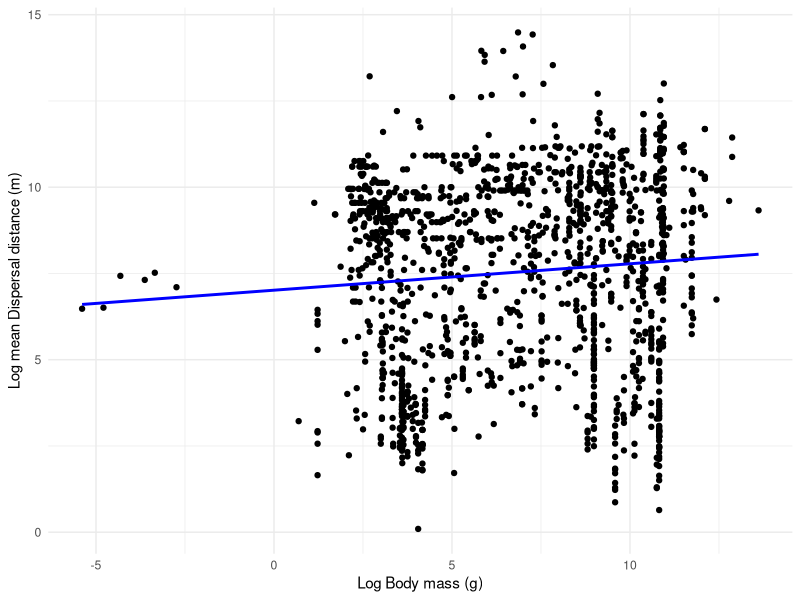
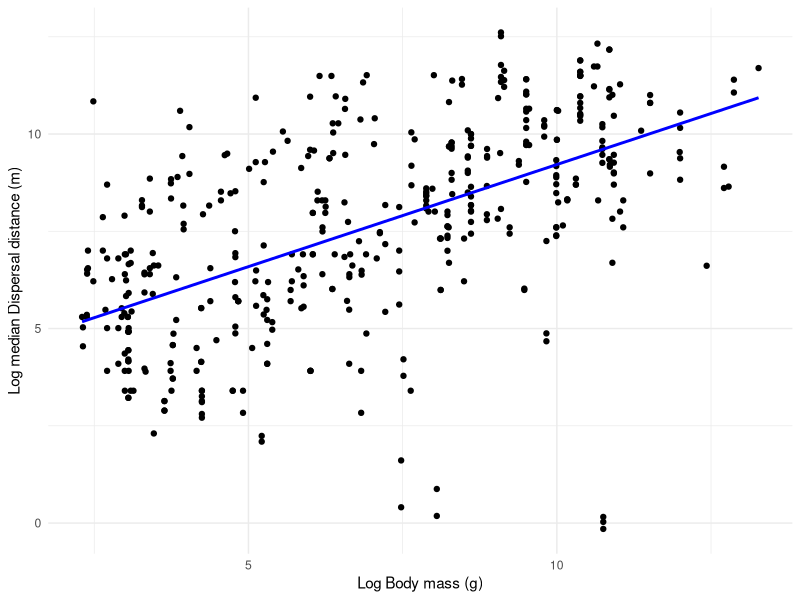
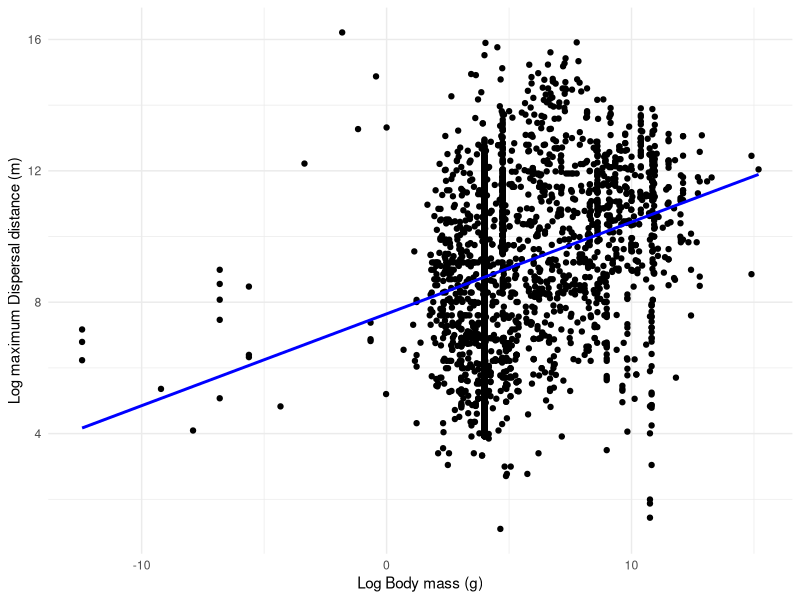
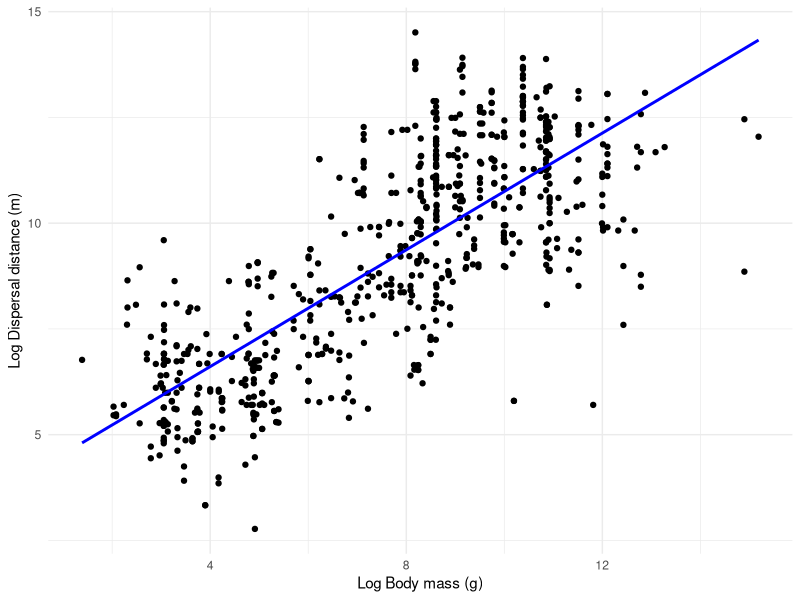
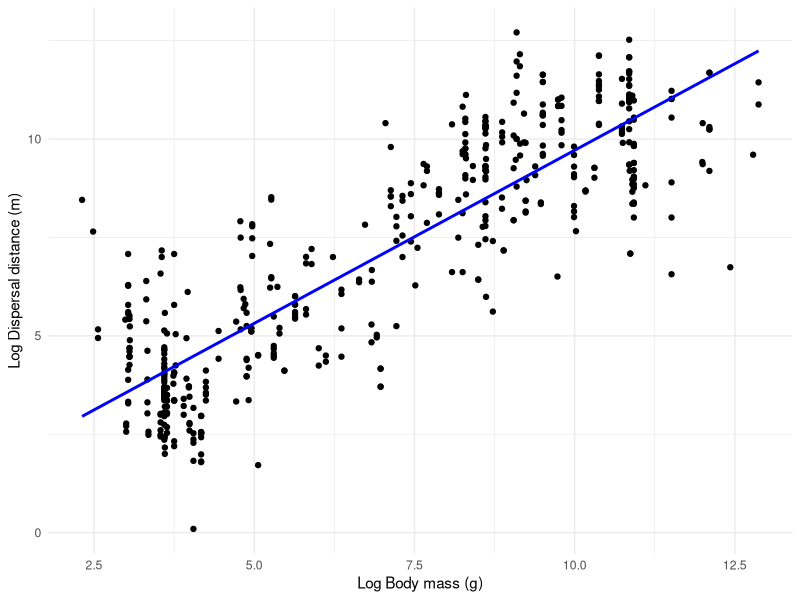
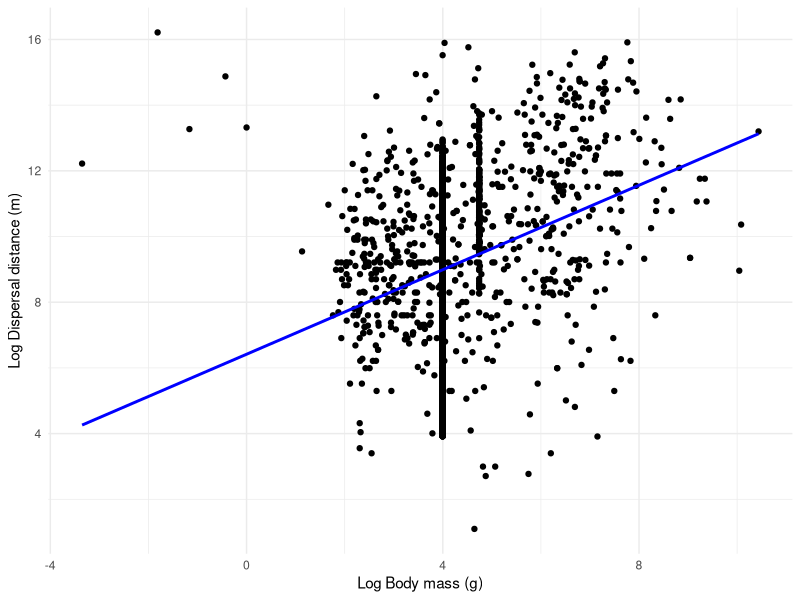
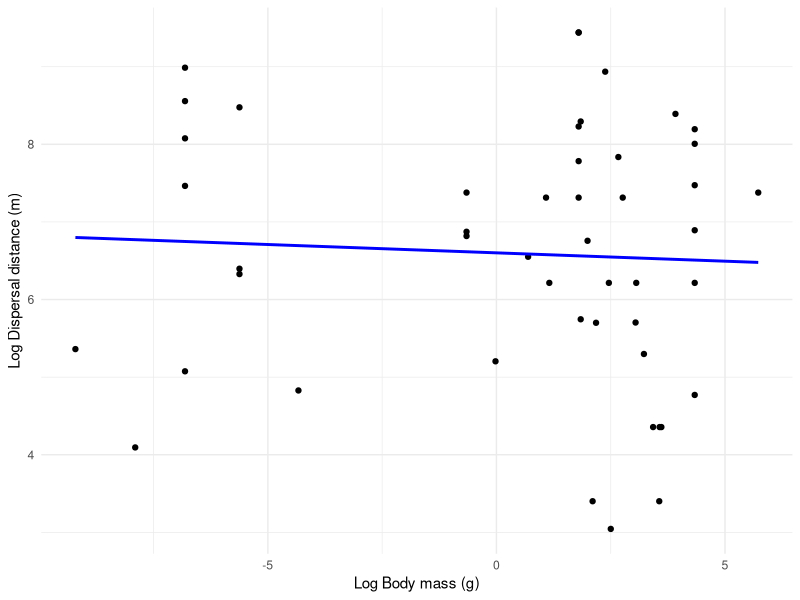
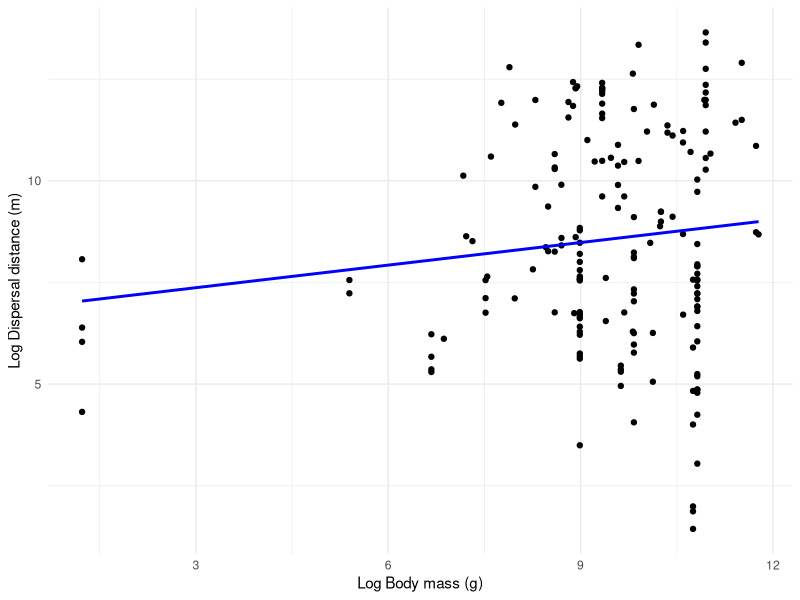

Write R code to recreate these figures, in order.
library(tidyverse)
library(dplyr)

setwd('C:/Users/xr49abiw/Documents/DispersalProject/data')

db5 <- read.csv("DispersalTransformed.csv")

#filtering for mean, median and maximum distances
meandb <- filter(db5, Statistic == "Mean")
meddb <- filter(db5, Statistic == "Median")
maxdb <- filter(db5, Statistic == "Maximum")

####Linear regression for mean####
#log transform
log_Body.mass_mean <- log(meandb$Body.mass)
log_Distance_mean <- log(meandb$Value)

#Linear regression model and extracting the slope (coefficient)
regression_mean  <- lm(log_Distance_mean ~ log_Body.mass_mean, data = meandb)
summary(regression_mean)

# Create a scatter plot 
scatter_plot_mean <- ggplot(meandb, aes(x = log_Body.mass_mean, y = log_Distance_mean)) +
  geom_point() +
  geom_smooth(method = "lm", se = FALSE, color = "blue") +
  labs(x = "Log Body mass (g)", y = "Log mean Dispersal distance (m)") +
  theme_minimal()

print(scatter_plot_mean)

####Linear regression for median####
#log transform
log_Body.mass_med <- log(meddb$Body.mass)
log_Distance_med <- log(meddb$Value)

#Linear regression model and extracting the slope (coefficient)
regression_med  <- lm(log_Distance_med ~ log_Body.mass_med, data = meddb)
summary(regression_med)

# Create a scatter plot 
scatter_plot_med <- ggplot(meddb, aes(x = log_Body.mass_med, y = log_Distance_med)) +
  geom_point() +
  geom_smooth(method = "lm", se = FALSE, color = "blue") +
  labs(x = "Log Body mass (g)", y = "Log median Dispersal distance (m)") +
  theme_minimal()

print(scatter_plot_med)

####Linear regression for maximum####
#log transform
log_Body.mass_max <- log(maxdb$Body.mass)
log_Distance_max <- log(maxdb$Value)

#Linear regression model and extracting the slope (coefficient)
regression_max  <- lm(log_Distance_max ~ log_Body.mass_max, data = maxdb)
summary(regression_max)

# Create a scatter plot 
scatter_plot_max <- ggplot(maxdb, aes(x = log_Body.mass_max, y = log_Distance_max)) +
  geom_point() +
  geom_smooth(method = "lm", se = FALSE, color = "blue") +
  labs(x = "Log Body mass (g)", y = "Log maximum Dispersal distance (m)") +
  theme_minimal()

print(scatter_plot_max)


####Linear regression for mammals####
# Filter data for mammals maximum distance (n = 734)
mammdb<- maxdb |>
  filter(Taxon == "Mammal")

# Perform log transformation
mammdb$log_Body.mass <- log(mammdb$Body.mass)
mammdb$log_Distance <- log(mammdb$Value)

# Perform linear regression
regression_mamm <- lm(log_Distance ~ log_Body.mass, data = mammdb)
summary(regression_mamm)

# Create a scatter plot
scatter_plot_mamm <- ggplot(mammdb, aes(x = log_Body.mass, y = log_Distance)) +
  geom_point() +
  geom_smooth(method = "lm", se = FALSE, color = "blue") +
  labs(x = "Log Body mass (g)", y = "Log Dispersal distance (m)") +
  theme_minimal()

print(scatter_plot_mamm)

# Filter data for mammals mean distance (n = 734)
mammdb_mean<- meandb |>
  filter(Taxon == "Mammal")

# Perform log transformation
mammdb_mean$log_Body.mass <- log(mammdb_mean$Body.mass)
mammdb_mean$log_Distance <- log(mammdb_mean$Value)

# Perform linear regression
regression_mamm_mean <- lm(log_Distance ~ log_Body.mass, data = mammdb_mean)
summary(regression_mamm_mean)

# Create a scatter plot
scatter_plot_mamm_mean <- ggplot(mammdb_mean, aes(x = log_Body.mass, y = log_Distance)) +
  geom_point() +
  geom_smooth(method = "lm", se = FALSE, color = "blue") +
  labs(x = "Log Body mass (g)", y = "Log Dispersal distance (m)") +
  theme_minimal()

print(scatter_plot_mamm_mean)


####Linear regression for birds####
# Filter data for bird (n = 2665)
bdb<- maxdb |>
  filter(Taxon == "Bird")

# Perform log transformation
bdb$log_Body.mass <- log(bdb$Body.mass)
bdb$log_Distance <- log(bdb$Value)

# Perform linear regression
regression_b <- lm(log_Distance ~ log_Body.mass, data = bdb)
summary(regression_b)

# Create a scatter plot
scatter_plot_b <- ggplot(bdb, aes(x = log_Body.mass, y = log_Distance)) +
  geom_point() +
  geom_smooth(method = "lm", se = FALSE, color = "blue") +
  labs(x = "Log Body mass (g)", y = "Log Dispersal distance (m)") +
  theme_minimal()

print(scatter_plot_b)

####Linear regression for amphibian####
# Filter data for amphibian (n = 134)
adb<- maxdb |>
  filter(Taxon == "Amphibian")

# Perform log transformation
adb$log_Body.mass <- log(adb$Body.mass)
adb$log_Distance <- log(adb$Value)

# Perform linear regression
regression_a <- lm(log_Distance ~ log_Body.mass, data = adb)
summary(regression_a)

# Create a scatter plot
scatter_plot_a <- ggplot(adb, aes(x = log_Body.mass, y = log_Distance)) +
  geom_point() +
  geom_smooth(method = "lm", se = FALSE, color = "blue") +
  labs(x = "Log Body mass (g)", y = "Log Dispersal distance (m)") +
  theme_minimal()

print(scatter_plot_a)

####Linear regression for fish####
# Filter data for Fish (n = 171)
fdb<- maxdb |>
  filter(Taxon == "Fish")

# Perform log transformation
fdb$log_Body.mass <- log(fdb$Body.mass)
fdb$log_Distance <- log(fdb$Value)

# Perform linear regression
regression_f <- lm(log_Distance ~ log_Body.mass, data = fdb)
summary(regression_f)

# Create a scatter plot
scatter_plot_f <- ggplot(fdb, aes(x = log_Body.mass, y = log_Distance)) +
  geom_point() +
  geom_smooth(method = "lm", se = FALSE, color = "blue") +
  labs(x = "Log Body mass (g)", y = "Log Dispersal distance (m)") +
  theme_minimal()

print(scatter_plot_f)

####Linear regression for invertebrate####
# Filter data for invertebrate (n = 4)
idb<- maxdb |>
  filter(Taxon == "Invertebrate")

# Perform log transformation
idb$log_Body.mass <- log(idb$Body.mass)
idb$log_Distance <- log(idb$Value)

# Perform linear regression
regression_i <- lm(log_Distance ~ log_Body.mass, data = idb)
summary(regression_i)

# Create a scatter plot
scatter_plot_i <- ggplot(idb, aes(x = log_Body.mass, y = log_Distance)) +
  geom_point() +
  geom_smooth(method = "lm", se = FALSE, color = "blue") +
  labs(x = "Log Body mass (g)", y = "Log Dispersal distance (m)") +
  theme_minimal()

print(scatter_plot_i)
